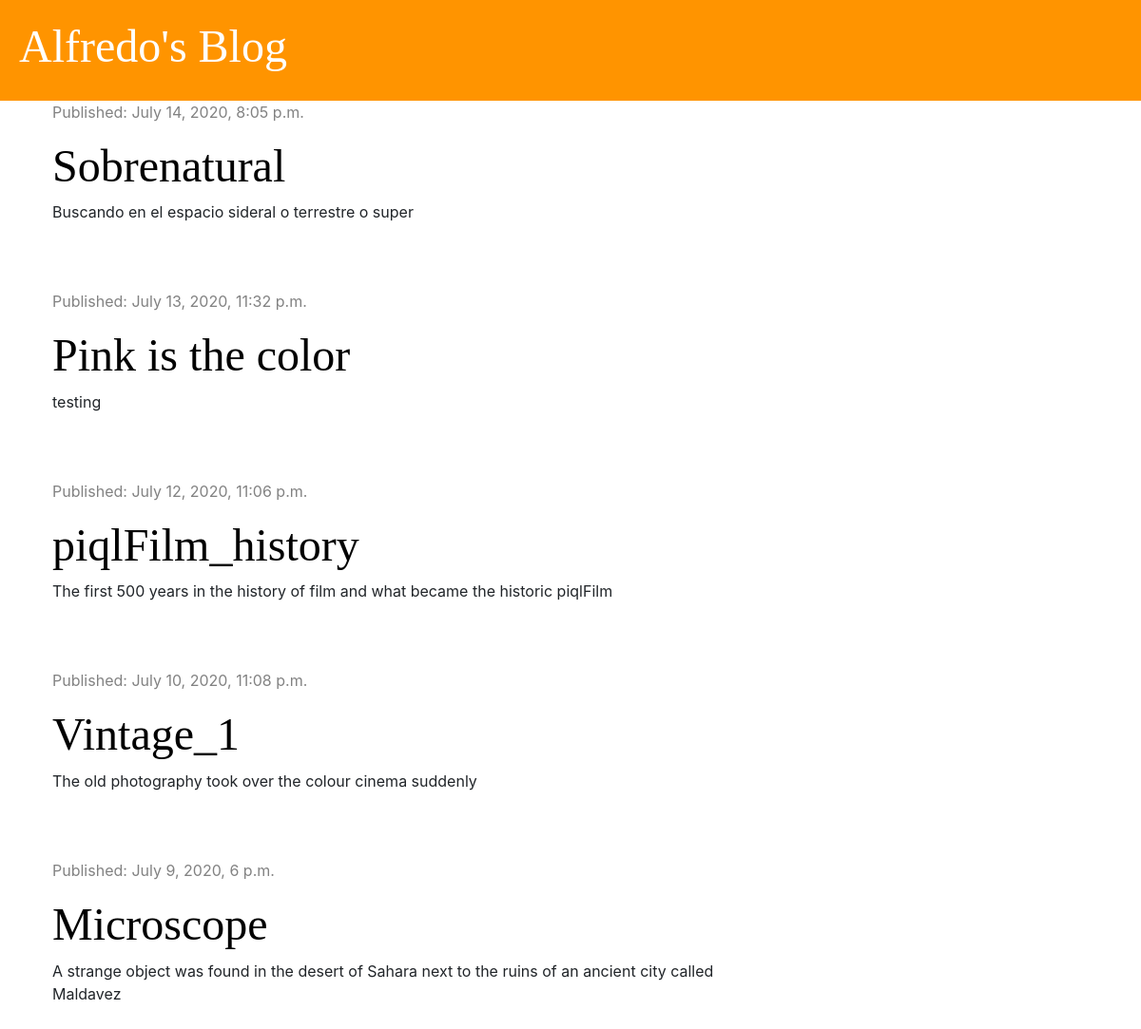
Before: / with the older database file.
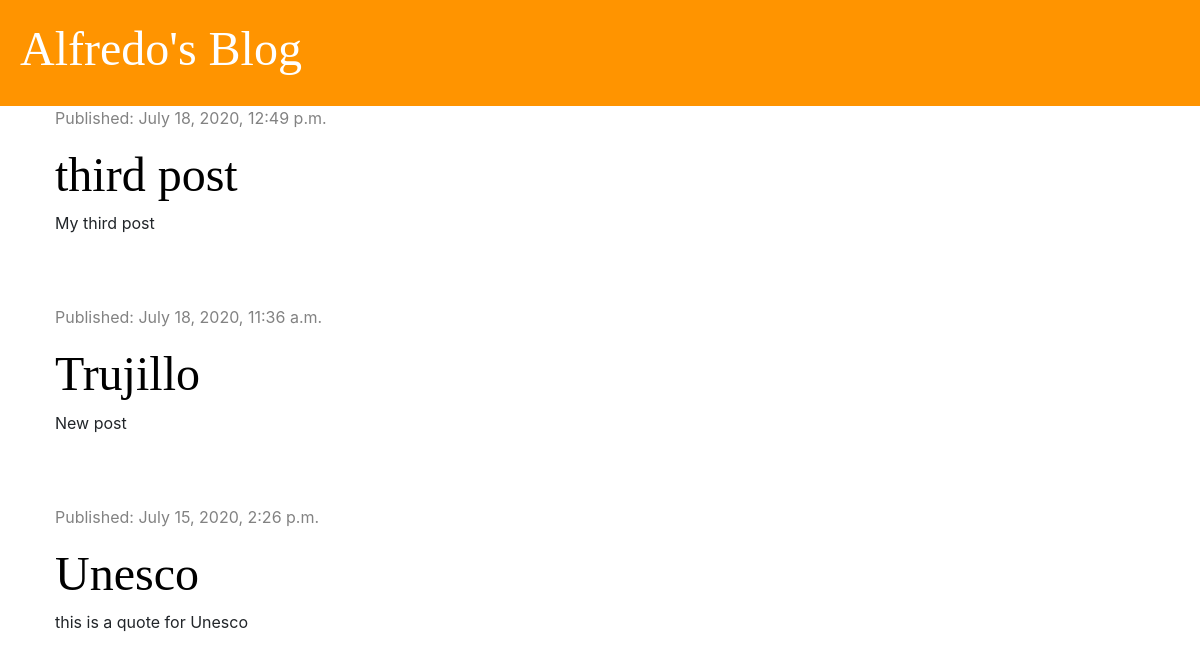
After: the same page with the newer database file.
### blog/models.py (models this page shows, shortened)
class Post(models.Model):
    author = models.ForeignKey('auth.User', on_delete=models.CASCADE)
    title = models.CharField(max_length=200)
    text = models.TextField()
    created_date = models.DateTimeField(default= timezone.now)
    published_date = models.DateTimeField(blank=True, null=True)

### blog/views.py (the view)
# urls.py: path('', views.post_list, name='post_list'),
def post_list(request):
    posts = Post.objects.filter(published_date__lte=timezone.now()).order_by('-published_date')
    stuff_for_frontend = {'posts': posts}
    return render(request, 'blog/post_list.html', stuff_for_frontend)

### blog/templates/blog/post_list.html
{% extends 'blog/base.html' %}
{% block content %}
    {% for post in posts %}
        <div class="post">
            <div class="date">
                <p>Published: {{ post.published_date }}</p>
            </div>
            <h1><a href="{% url 'post_detail' pk=post.pk %}">{{ post.title }}</a></h1>
            <p>{{ post.text|linebreaksbr }}</p>
        </div>
    {% endfor %}
{% endblock %}

### blog/templates/blog/base.html (shortened to what this page needs)
{% load static %}
<!DOCTYPE html>
<html lang="en">
<head>
    <link rel="stylesheet" href="https://stackpath.bootstrapcdn.com/bootstrap/4.5.0/css/bootstrap.min.css">
    <link rel="stylesheet" href="{% static 'css/blog.css' %}">
    <link rel="stylesheet" href="https://use.fontawesome.com/releases/v5.0.6/css/all.css">
</head>
<body>
<div class="page-header">
    <h1><a href="{% url "post_list" %}">Alfredo's Blog</a></h1>
</div>
<div class="content container">
    <div class="row">
        <div class="col-md-8">
            {% block content %}
            {% endblock %}
        </div>
    </div>
</div>
</body>
</html>

### blog/static/css/blog.css (style rules this page uses)
.page-header { background-color: #ff9400; margin-top: 0; padding: 20px 20px 20px 20px; }
.page-header h1, .page-header h1 a { color: #ffffff; font-size: 36pt; text-decoration: none; }
.content { margin-left: 40px; }
h1, h2, h3, h4 { font-family: 'Tangerine', 'Inconsolata', 'Droid Sans', serif; font-size: 48px; }
.date { color: #828282; }
.post { margin-bottom: 70px; }
.post h1 a { color: #000000; }

Changed rows visible on the page:
removed Post: published_date "July 14, 2020, 8:05 p.m.", title "Sobrenatural", text "Buscando en el espacio sideral o terrestre o super"
removed Post: published_date "July 13, 2020, 11:32 p.m.", title "Pink is the color", text "testing"
removed Post: published_date "July 12, 2020, 11:06 p.m.", title "piqlFilm_history", text "The first 500 years in the history of film and what became the historic piqlFilm"
removed Post: published_date "July 10, 2020, 11:08 p.m.", title "Vintage_1", text "The old photography took over the colour cinema suddenly"
removed Post: published_date "July 9, 2020, 6 p.m.", title "Microscope", text "A strange object was found in the desert of Sahara next to the ruins of an ancient city called Maldavez"
added Post: published_date "July 18, 2020, 12:49 p.m.", title "third post", text "My third post"
added Post: published_date "July 18, 2020, 11:36 a.m.", title "Trujillo", text "New post"
added Post: published_date "July 15, 2020, 2:26 p.m.", title "Unesco", text "this is a quote for Unesco"
